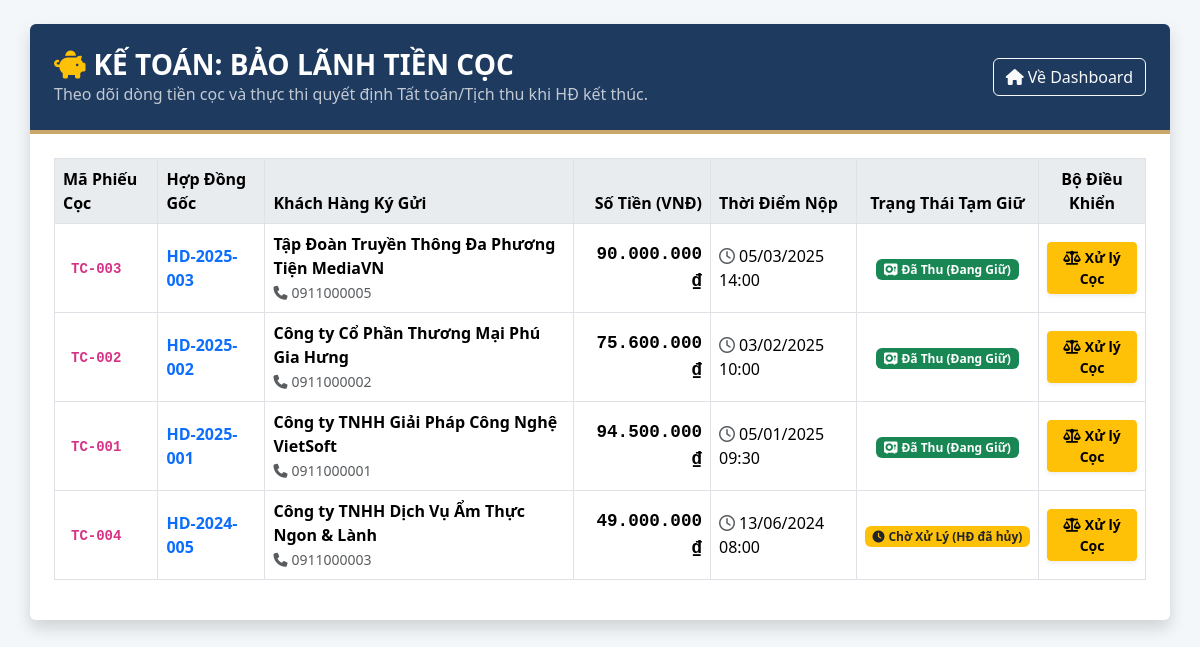
Page /modules/tien_coc/tc_hienthi.php (signed in) on the committed database.
### tables this page shows
CREATE TABLE TIEN_COC (
    maTienCoc VARCHAR(50) PRIMARY KEY,
    soHopDong VARCHAR(50) NOT NULL,
    soTien DECIMAL(15,2) NOT NULL DEFAULT 0.00,
    ngayNop DATETIME DEFAULT CURRENT_TIMESTAMP,
    phuongThuc VARCHAR(50),
    nguoiThu VARCHAR(20),
    trangThai TINYINT DEFAULT 1 COMMENT '1: Da thu, 2: Da hoan, 3: Tich thu, 4: ChoXuLy (HD da huy)',
    CONSTRAINT fk_tiencoc_hd FOREIGN KEY (soHopDong) REFERENCES HOP_DONG(soHopDong),
    CONSTRAINT fk_tiencoc_nv FOREIGN KEY (nguoiThu) REFERENCES NHAN_VIEN(maNV)
);

CREATE TABLE KHACH_HANG (
    maKH VARCHAR(20) PRIMARY KEY,
    tenKH VARCHAR(100) NOT NULL,
    cccd VARCHAR(20) UNIQUE,
    sdt VARCHAR(15),
    email VARCHAR(100),
    diaChi TEXT,
    deleted_at DATETIME DEFAULT NULL
);

### modules/tien_coc/tc_hienthi.php (the view, shortened to what this page needs)
<?php
$pdo = Database::getInstance()->getConnection();
try {
    $stmt = $pdo->query("
        SELECT tc.maTienCoc, tc.soHopDong, hd.maKH, kh.tenKH, kh.sdt, tc.soTien, tc.ngayNop, tc.phuongThuc, tc.trangThai
        FROM TIEN_COC tc
        JOIN HOP_DONG hd ON tc.soHopDong = hd.soHopDong
        JOIN KHACH_HANG kh ON hd.maKH = kh.maKH
        ORDER BY tc.trangThai ASC, tc.ngayNop DESC
    ");
    $listTienCoc = $stmt->fetchAll(PDO::FETCH_ASSOC);
} catch (PDOException $e) {
    die("Lỗi truy xuất Kho Tiền Cọc: " . htmlspecialchars($e->getMessage()));
}
function renderBadge($stt) {
    switch ($stt) {
        case 1: return '<span class="badge bg-success"><i class="fa-solid fa-vault me-1"></i>Đã Thu (Đang Giữ)</span>';
        case 4: return '<span class="badge bg-warning text-dark"><i class="fa-solid fa-clock me-1"></i>Chờ Xử Lý (HĐ đã hủy)</span>';
    }
}
?>
<!DOCTYPE html>
<html lang="vi">
<head>
    <link href="https://cdn.jsdelivr.net/npm/bootstrap@5.3.3/dist/css/bootstrap.min.css" rel="stylesheet">
    <link rel="stylesheet" href="https://cdnjs.cloudflare.com/ajax/libs/font-awesome/6.5.1/css/all.min.css">
</head>
<body class="p-4">
<div class="container shadow p-0 bg-white rounded overflow-hidden">
    <div class="page-header p-4 d-flex justify-content-between align-items-center">
        <div>
            <h3 class="mb-0 fw-bold"><i class="fa-solid fa-piggy-bank me-2 text-warning"></i>KẾ TOÁN: BẢO LÃNH TIỀN CỌC</h3>
            <p class="mb-0 text-light opacity-75">Theo dõi dòng tiền cọc và thực thi quyết định Tất toán/Tịch thu khi HĐ kết thúc.</p>
        </div>
        <a href="../../index.php" class="btn btn-outline-light"><i class="fa-solid fa-home me-1"></i>Về Dashboard</a>
    </div>
    <div class="p-4">
        <table class="table table-bordered table-hover align-middle table-custom">
            <thead>
                <tr>
                    <th>Mã Phiếu Cọc</th>
                    <th>Hợp Đồng Gốc</th>
                    <th>Khách Hàng Ký Gửi</th>
                    <th class="text-end">Số Tiền (VNĐ)</th>
                    <th>Thời Điểm Nộp</th>
                    <th class="text-center">Trạng Thái Tạm Giữ</th>
                    <th class="text-center">Bộ Điều Khiển</th>
                </tr>
            </thead>
            <tbody>
                <?php if(empty($listTienCoc)): ?>
                     <tr><td colspan="7" class="text-center text-muted fw-bold py-4">Chưa có giao dịch thế chân nào được lập.</td></tr>
                <?php else: ?>
                    <?php foreach($listTienCoc as $tc): ?>
                        <tr>
                            <td class="fw-bold px-3"><code><?= htmlspecialchars($tc['maTienCoc']) ?></code></td>
                            <td class="fw-bold text-primary"><?= htmlspecialchars($tc['soHopDong']) ?></td>
                            <td>
                                <strong><?= htmlspecialchars($tc['tenKH']) ?></strong><br>
                                <small class="text-muted"><i class="fa-solid fa-phone me-1"></i><?= htmlspecialchars($tc['sdt']) ?></small>
                            </td>
                            <td class="text-end amount-text"><?= number_format($tc['soTien'], 0, ',', '.') ?> ₫</td>
                            <td><i class="fa-regular fa-clock me-1 text-muted"></i><?= date('d/m/Y H:i', strtotime($tc['ngayNop'])) ?></td>
                            <td class="text-center"><?= renderBadge((int)$tc['trangThai']) ?></td>
                            <td class="text-center">
                                <?php if(in_array((int)$tc['trangThai'], [1, 4], true)): ?>
                                    <a href="tc_xuly.php?id=<?= urlencode($tc['maTienCoc']) ?>" class="btn btn-warning btn-sm fw-bold shadow-sm">
                                        <i class="fa-solid fa-scale-balanced me-1"></i>Xử lý Cọc
                                    </a>
                                <?php else: ?>
                                    <button class="btn btn-secondary btn-sm opacity-50" disabled><i class="fa-solid fa-lock"></i> Đã Chốt</button>
                                <?php endif; ?>
                            </td>
                        </tr>
                    <?php endforeach; ?>
                <?php endif; ?>
            </tbody>
        </table>
    </div>
</div>
</body>
</html>

### modules/tien_coc/tc_hienthi.php (style rules this page uses)
:root { --primary: #1e3a5f; --accent: #c9a66b; --bg: #f4f7f9; }
body { background-color: var(--bg); }
.page-header { background: var(--primary); border-bottom: 4px solid var(--accent); color: #fff; }
.table-custom th { background-color: #e9ecef; }
.amount-text { font-family: 'Courier New', Courier, monospace; font-weight: bold; color: #198754; font-size: 1.1rem; }

### rows in the picture
tien_coc: maTienCoc "TC-003", soHopDong "HD-2025-003", khach_hang.tenKH "Tập Đoàn Truyền Thông Đa Phương Tiện MediaVN", khach_hang.sdt "0911000005", soTien "90.000.000", ngayNop "05/03/2025 14:00", trangThai 1 (drawn)
tien_coc: maTienCoc "TC-002", soHopDong "HD-2025-002", khach_hang.tenKH "Công ty Cổ Phần Thương Mại Phú Gia Hưng", khach_hang.sdt "0911000002", soTien "75.600.000", ngayNop "03/02/2025 10:00", trangThai 1 (drawn)
tien_coc: maTienCoc "TC-001", soHopDong "HD-2025-001", khach_hang.tenKH "Công ty TNHH Giải Pháp Công Nghệ VietSoft", khach_hang.sdt "0911000001", soTien "94.500.000", ngayNop "05/01/2025 09:30", trangThai 1 (drawn)
tien_coc: maTienCoc "TC-004", soHopDong "HD-2024-005", khach_hang.tenKH "Công ty TNHH Dịch Vụ Ẩm Thực Ngon & Lành", khach_hang.sdt "0911000003", soTien "49.000.000", ngayNop "13/06/2024 08:00", trangThai 4 (drawn)
